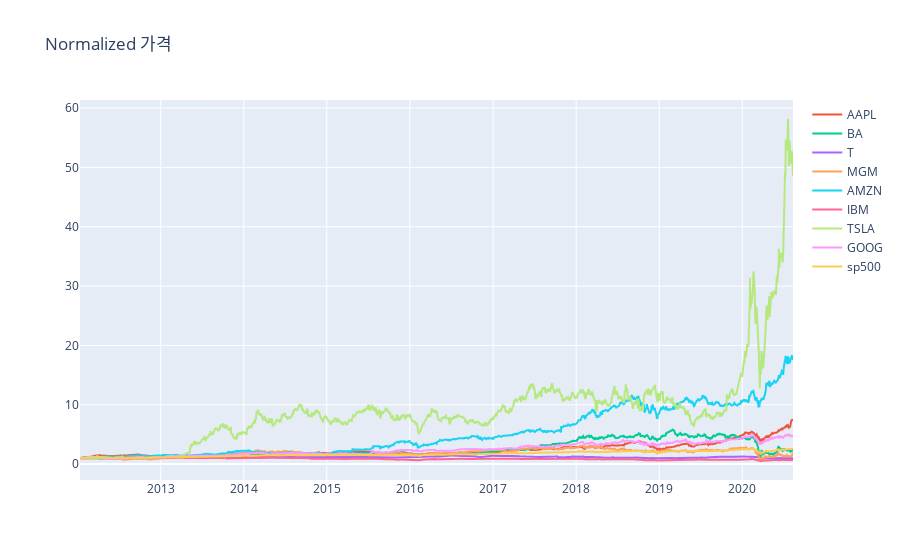

The cell this chart's notebook holds for it:
### Markdown cell above
price를 시작일 price로 normalize하는 함수

### Code cell
interactive_plot(normalize(stock_df), 'Normalized 가격')

### Figure 1 — Plotly figure (JSON) as saved in the notebook; plotly's stock layout.template omitted (floating-point values rounded to 4 significant figures; data arrays with more than 128 entries replaced by an {"elided": "..."} marker saying what was removed)
{"data": [{"hovertemplate": "<extra></extra>", "legendgroup": "", "line": {"color": "#636efa", "dash": "solid"}, "marker": {"symbol": "circle"}, "mode": "lines", "name": "", "orientation": "v", "showlegend": false, "type": "scatter", "xaxis": "x", "yaxis": "y"}, {"name": "AAPL", "type": "scatter", "x": {"elided": "2159 str values"}, "y": {"elided": "2159 float values"}}, {"name": "BA", "type": "scatter", "x": {"elided": "2159 str values"}, "y": {"elided": "2159 float values"}}, {"name": "T", "type": "scatter", "x": {"elided": "2159 str values"}, "y": {"elided": "2159 float values"}}, {"name": "MGM", "type": "scatter", "x": {"elided": "2159 str values"}, "y": {"elided": "2159 float values"}}, {"name": "AMZN", "type": "scatter", "x": {"elided": "2159 str values"}, "y": {"elided": "2159 float values"}}, {"name": "IBM", "type": "scatter", "x": {"elided": "2159 str values"}, "y": {"elided": "2159 float values"}}, {"name": "TSLA", "type": "scatter", "x": {"elided": "2159 str values"}, "y": {"elided": "2159 float values"}}, {"name": "GOOG", "type": "scatter", "x": {"elided": "2159 str values"}, "y": {"elided": "2159 float values"}}, {"name": "sp500", "type": "scatter", "x": {"elided": "2159 str values"}, "y": {"elided": "2159 float values"}}], "layout": {"legend": {"tracegroupgap": 0}, "title": {"text": "Normalized 가격"}, "xaxis": {"anchor": "y", "domain": [0, 1]}, "yaxis": {"anchor": "x", "domain": [0, 1]}}}
